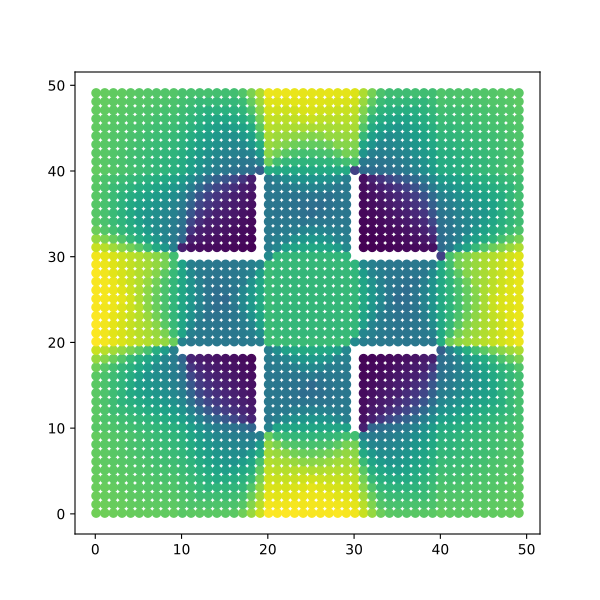

Here is the Python script that generated this plot:
import matplotlib.pyplot as plt
from mpl_toolkits.mplot3d import Axes3D

from humanfactorspy.geometry import LoadOBJ
from humanfactorspy.raytracer import EmbreeBVH
from humanfactorspy.graphgenerator import GenerateGraph
from humanfactorspy.visibilitygraph import VisibilityGraphAllToAll
import humanfactorspy as hfpy

# Get a sample model path
obj_path = hfpy.get_sample_model("VisibilityTestCases.obj")

# Load the obj file
obj = LoadOBJ(obj_path)

# Create a BVH
bvh = EmbreeBVH(obj, True)

# Set the graph parameters
# Test examples are failing on 1. Seems to be embree failing on edge intersection
start_point = (1.1 , 1.1, 20) #offset X by 60 for each new model
spacing = (1, 1, 5)
max_nodes = 10000
up_step, down_step = 0.1, 0.1
up_slope, down_slope = 1, 1
max_step_connections = 1

# Generate the Graph
graph = GenerateGraph(bvh, start_point, spacing, max_nodes,
                        up_step,up_slope,down_step,down_slope,
                        max_step_connections, cores=-1)

# Convert the graph to a CSR
csr_graph = graph.CompressToCSR()

# Get the nodes of the graph as a list of x,y,z,type,id tuples
nodes = graph.getNodes()
print(len(nodes))

height = 1.7 # Set a height offset to cast rays from the points
points = graph.get_node_points() # Define points as the graph nodes
VG = VisibilityGraphAllToAll(bvh, points, height) # Calculate the visibility graph
visibility_graph = VG.CompressToCSR() # Convert to a CSR (matrix)
scores = VG.AggregateEdgeCosts(2, True) # Aggregate the visibility graph scores

# Plot the graph using visibility graph as the colors
fig = plt.figure(figsize=(6,6))
plt.scatter(nodes['x'], nodes['y'], c=scores)
plt.show()
